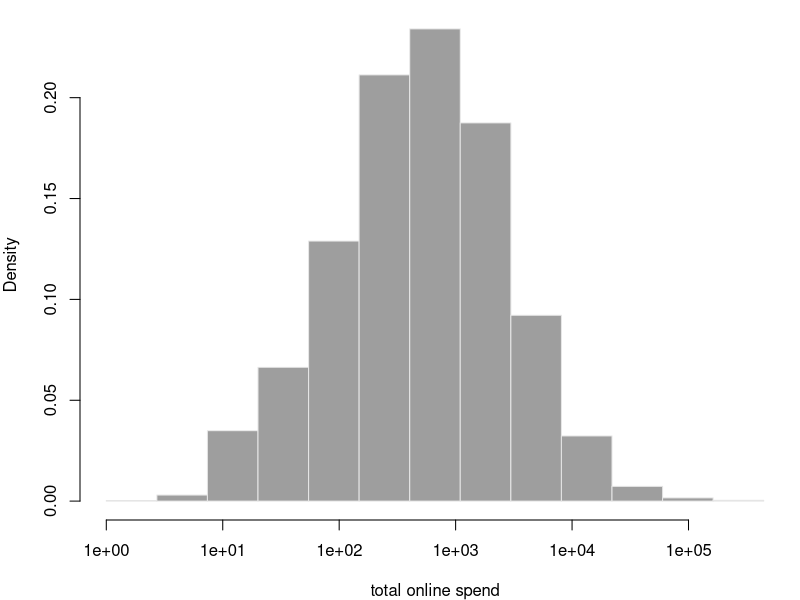
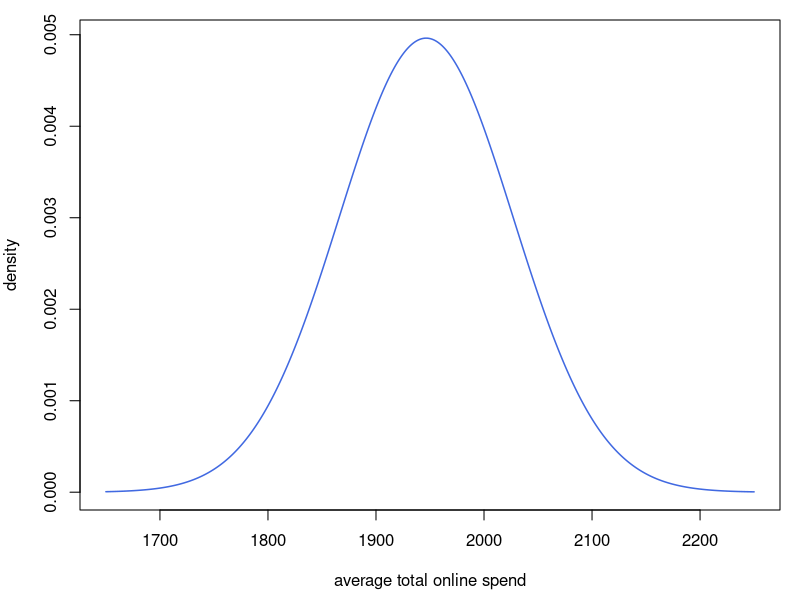
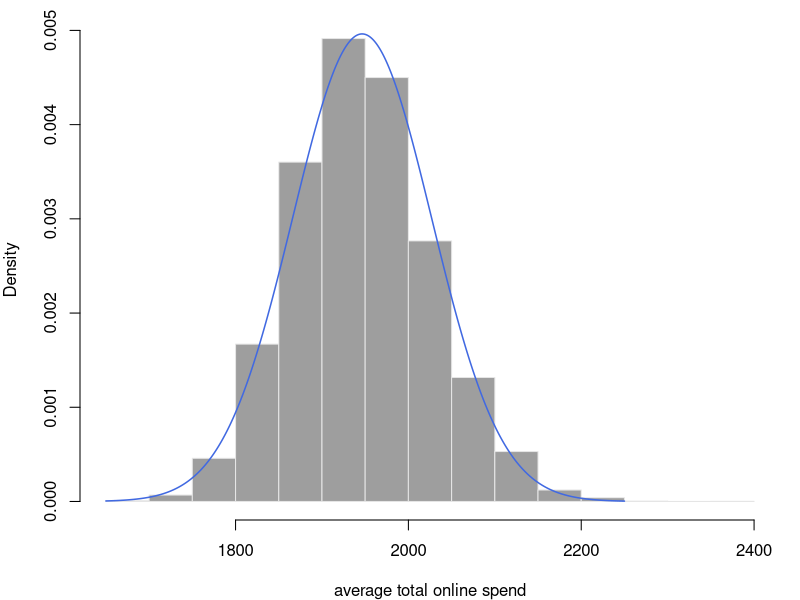
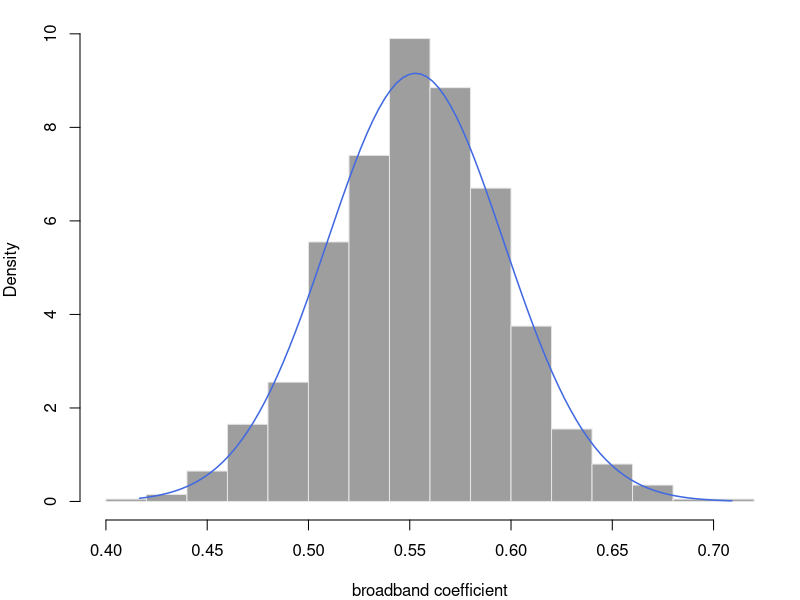
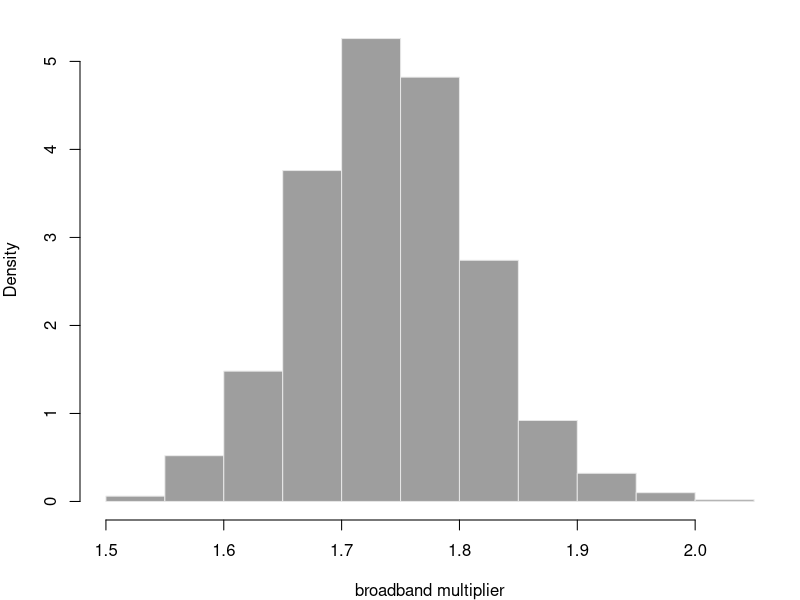
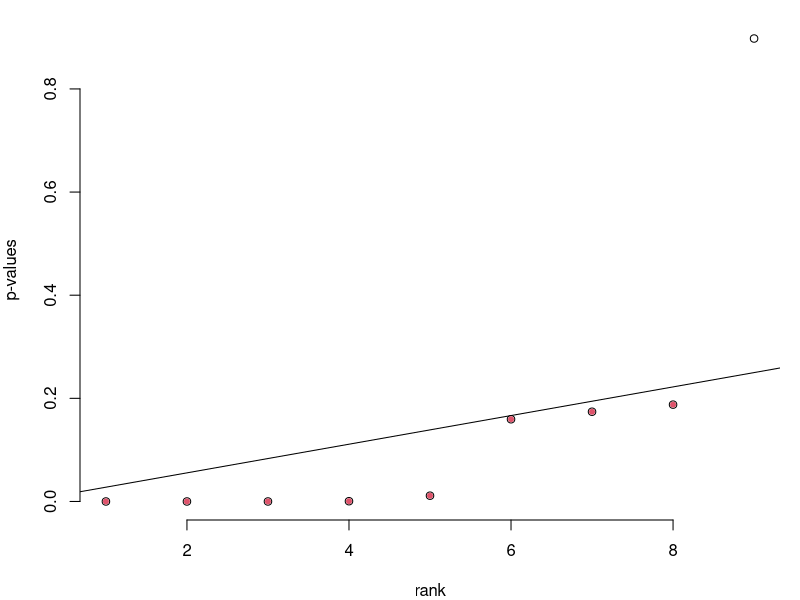
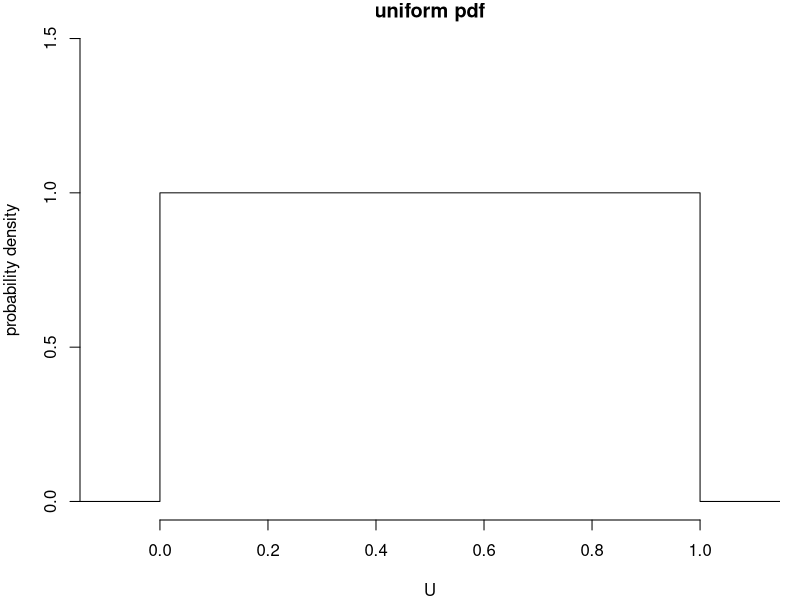
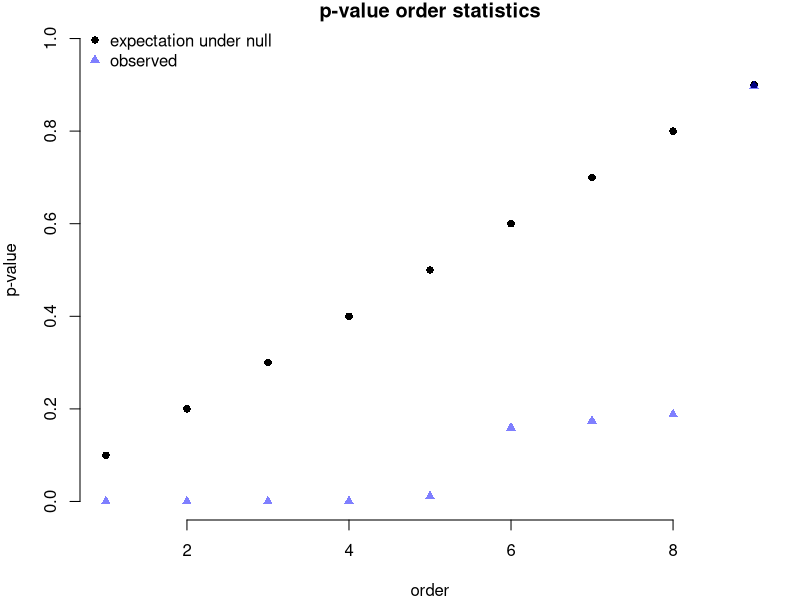

Generate these figures, in order, with R:
##  browser spending analysis 
browser = read.csv("web-browsers.csv")

# data histogram
par(mai=c(.8,.8,.1,.1))
hist(log(browser$spend), freq=FALSE,
	xaxt="n", main="", xlab="total online spend", col=8, border="grey90")
lgrid = c(1,10,100,1000,10000,100000)
axis(1, at=log(lgrid), labels=sprintf("%.0e",lgrid))

# basic stats
nrow(browser)
mean(browser$spend)
var(browser$spend)/nrow(browser)

xbar <- mean(browser$spend)
xbse <-  sd(browser$spend)/sqrt(nrow(browser))

xx <- seq(1650,2250,length=1000)

par(mai=c(.9,.8,.2,.2))
plot(xx, dnorm(xx, xbar, xbse), type="l", col="royalblue", lwd=1.5,
	xlab="average total online spend", ylab="density")

# nonparametric bootstrap
B <- 10000
mub <- c()
for (b in 1:B){
	samp_b = sample.int(nrow(browser), replace=TRUE)
	mub <- c(mub, mean(browser$spend[samp_b]))
}
sd(mub)

par(mai=c(.8,.8,.2,.2))
hist(mub, main="", xlab="average total online spend", 
	col=8, border="grey90", freq=FALSE)
lines(xx, dnorm(xx, xbar, xbse), col="royalblue", lwd=1.5)

## parametric bootstrap
xbar <- mean(browser$spend)
sig2 <-  var(browser$spend)

B <- 10000
mus <- c()
for(b in 1:B){
  xsamp <- rnorm(1e4, xbar, sqrt(sig2))
  mus <- c(mus, mean(xsamp))
}
sd(mus)
sqrt(sig2/1e4)

## usual estiamtion of variance
smallsamp <- browser$spend[sample.int(nrow(browser),100)]
s <- sd(smallsamp) # sample variance
s
sd(browser$spend)
s/sd(browser$spend)

## CI bootstrap
eb <- c()
for (b in 1:B){
	sb <- sd(smallsamp[sample.int(100, replace=TRUE)]) 
	eb <- c(eb, sb-s)
}
mean(eb)
tvals <- quantile(eb, c(0.05, 0.95))
sd(mub)

## regression analysis
summary( glm( log(spend) ~ broadband + anychildren, data=browser) )

# nonparametric bootstrap
B <- 1000
betas <- c()
for (b in 1:B){
	samp_b = sample.int(nrow(browser), replace=TRUE)
	reg_b <- glm(log(spend) ~ broadband + anychildren, data=browser[samp_b,])
	betas <- rbind(betas, coef(reg_b))
}
head(betas)

cor(betas[,"broadband"], betas[,"anychildren"])

xx <- seq(min(betas[,2]),max(betas[,2]),length=100)

par(mai=c(.8,.8,.2,.2))
hist(betas[,2], main="", xlab="broadband coefficient", 
	col=8, border="grey90", freq=FALSE)
lines(xx, dnorm(xx, 0.55285, 0.04357), col="royalblue", lwd=1.5)

par(mai=c(.8,.8,.2,.2))
hist(exp(betas[,2]), main="", xlab="broadband multiplier", 
	col=8, border="grey90", freq=FALSE)


spendy <- glm( log(spend) ~ .-id, data=browser) 
round(summary(spendy)$coef,2)
pval <- summary(spendy)$coef[-1,"Pr(>|t|)"]

par(mai=c(.8,.8,.2,.2))
plot(sort(pval), bty="n", xlab="rank", ylab="p-values")
abline(a=0, b=.25/9)
points(sort(pval)[1:8], col=2, pch=20)


par(mai=c(.8,.8,.2,.2))
plot(c(-1,0,0,1,1,2), c(0,0,1,1,0,0), ylim=c(0,1.5), xlim=c(-0.1,1.1),
	type="l", bty="n", xlab="U", ylab="probability density", main = "uniform pdf")


par(mai=c(.8,.8,.2,.2))
plot(1:9, (1:9)/10, ylim=c(0,1),
	pch=16, col="black", bty="n", ylab="p-value", 
	xlab="order", main = "p-value order statistics")
points(1:9, sort(pval), pch=17, col=rgb(0,0,1,.5))
legend("topleft", bty="n",
	legend=c("expectation under null","observed"), pch=c(16,17),
	col=c("black",rgb(0,0,1,.5)))

